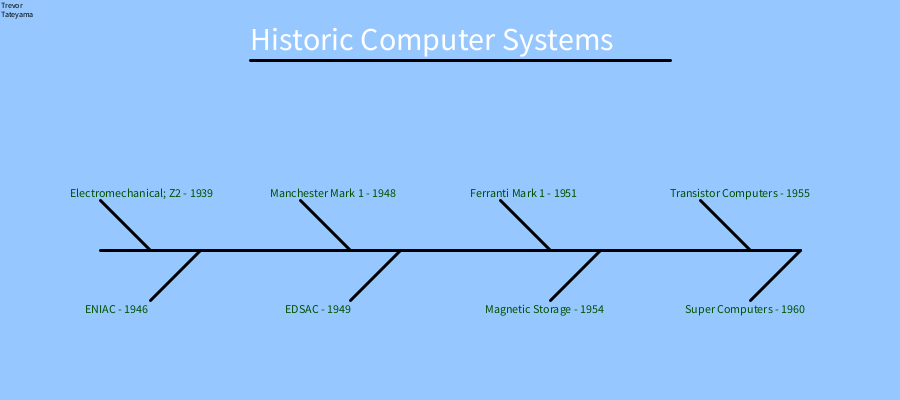
Frame 1 (no input)
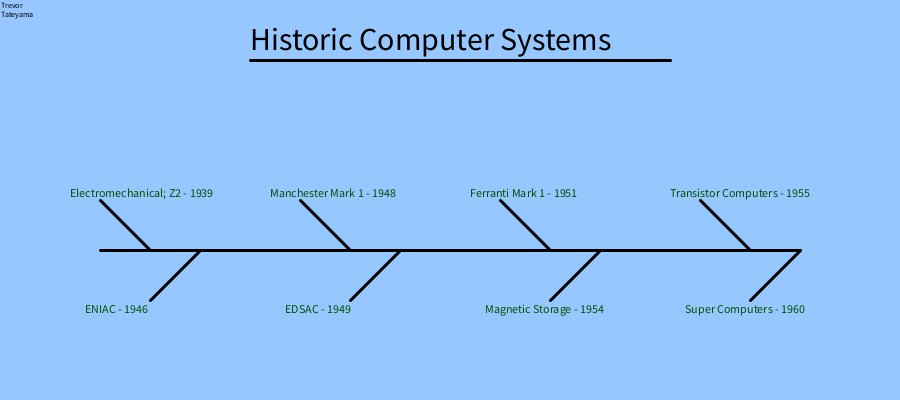
Frame 60 (the mouse pressed at the canvas centre just before this capture)
Frame 120 (the mouse held since frame 60 and released just before this capture): identical to frame 60, image omitted

The Processing sketch that drew these frames (run headless with seeded random() and noise(); from frame 60 on, the mouse is pressed at the canvas centre):

// Processing sketch: computerHist
// ── computerHist.pde
void setup() {
  size(900,400);
}

void draw() {
  background(150,200,255);
  strokeWeight(3);
  line(250,60,670,60);
  line(100,250,800,250);
  textSize(32);
    text("Historic Computer Systems",250,50);
  textSize(12);
    histEvent("Electromechanical; Z2 - 1939","an early example of electromechanical relay computer",100,200,true);
    histEvent("ENIAC - 1946","first electronic general-purpose computer",150,300,false);
    histEvent("Manchester Mark 1 - 1948","one of the earliest stored-program computers",300,200,true);
    histEvent("EDSAC - 1949","second electronic stored-program computer to regularly serve",350,300,false);
    histEvent("Ferranti Mark 1 - 1951","First commercial computer",500,200,true);
    histEvent("Magnetic Storage - 1954","magnetiztion (counter) clockwise",550,300,false);
    histEvent("Transistor Computers - 1955","Completely replaced the vacuum tubes",700,200,true);
    histEvent("Super Computers - 1960","Extremely large and smart computers",750,300,false);
  textSize(8);
  fill(0);
    text("Trevor",1,8);
    text("Tateyama",1,17);
}

void histEvent(String eventName, String details, int xpos, int ypos, boolean top) {
  if (top) {
    line(xpos,ypos,xpos+50,ypos+50);
    fill(0,80,0);
    text(eventName,xpos-30,ypos-3);
  
  if (mouseX > xpos-50 && mouseX < xpos+150 &&
    mouseY > ypos-20 && mouseY < ypos+10) {
    fill(0,150,0);
    text(details, xpos-80, ypos-30);
  }
} else {//if (!top) {
    line(xpos,ypos,xpos+50,ypos-50);
    fill(0,80,0);
    text(eventName,xpos-65,ypos+13);
    
  if (mouseX > xpos-150 && mouseX < xpos+50 &&
    mouseY > ypos-20 && mouseY < ypos+10) {
    fill(0,150,0);
    text(details, xpos-120, ypos+40);
    }
  }
}
